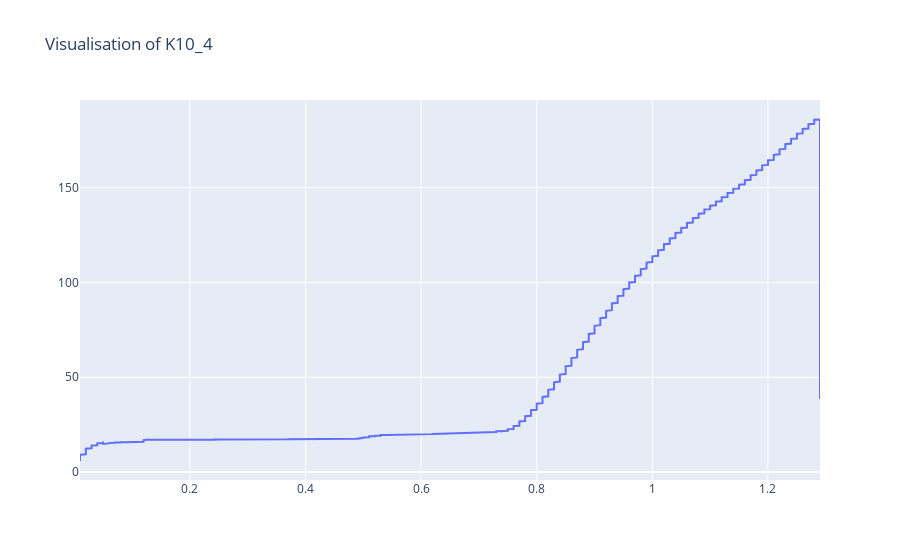

The notebook cell this image was saved under:
### Code cell
filtered_test_df=visualisation_stress_plot(sample="K10_4",dataframe=filtered_test_df)

### Figure 1 — Plotly figure (JSON) as saved in the notebook; plotly's stock layout.template omitted (floating-point values rounded to 4 significant figures; data arrays with more than 128 entries replaced by an {"elided": "..."} marker saying what was removed)
{"data": [{"name": "force", "type": "scatter", "x": {"elided": "1540 float values"}, "y": {"elided": "1540 float values"}}], "layout": {"title": {"text": "Visualisation of K10_4"}}}
